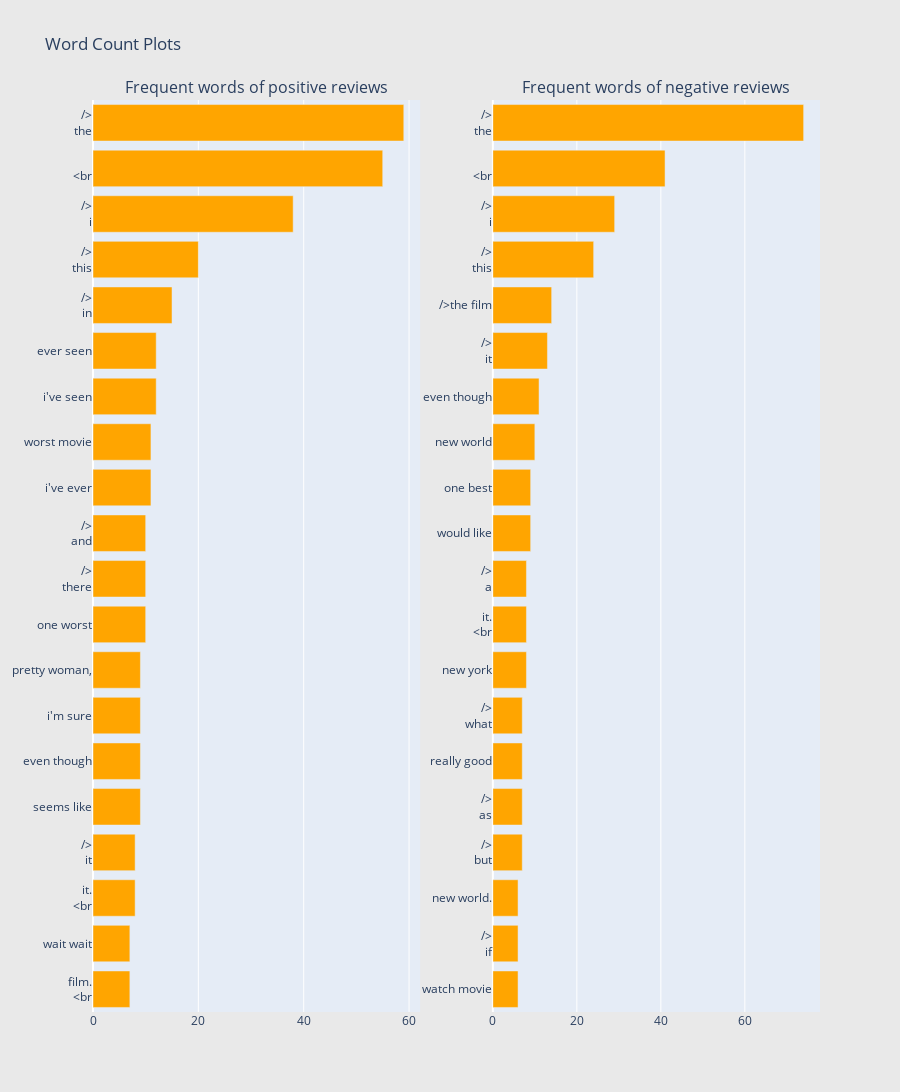
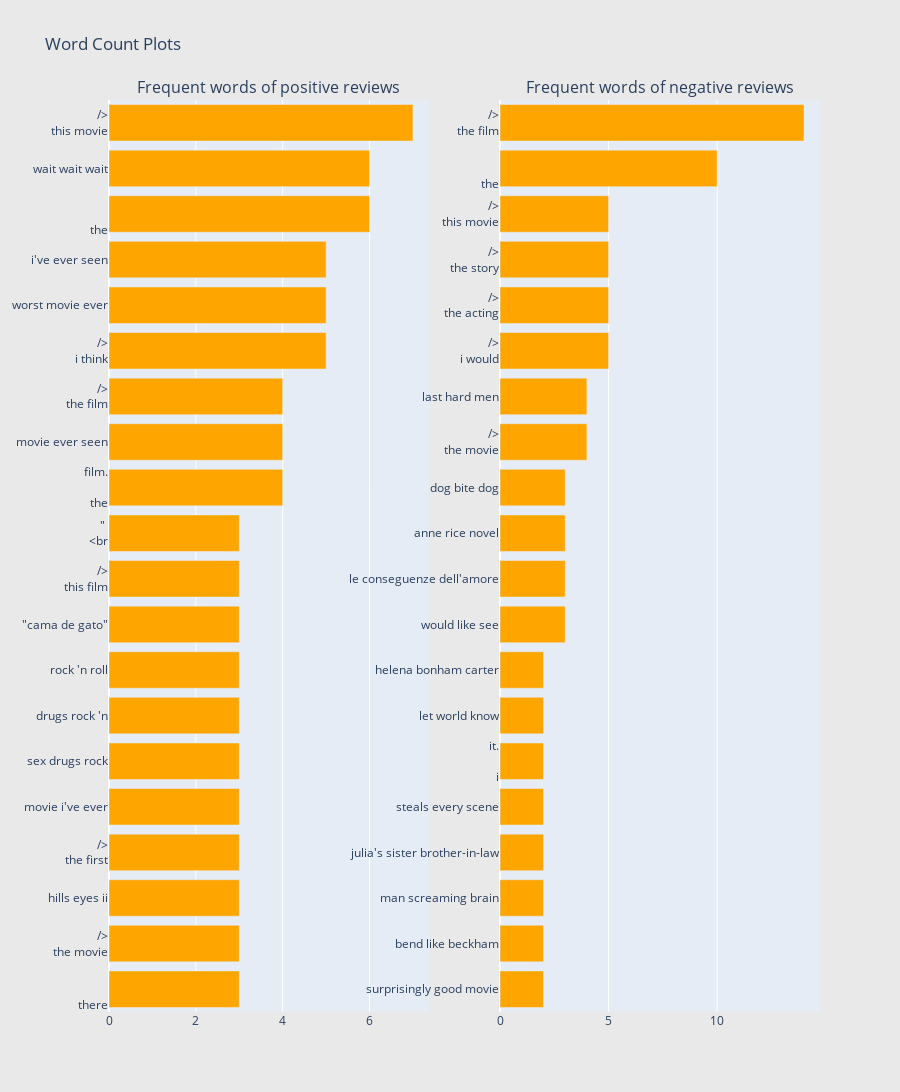

The code cell stored with these charts, in order, in its notebook:
### Markdown cell above
## Statistical Analysis-II

In this context , we will be exploring further into the analysis part. This would allow us to have a better idea which part of the data requires removal and which part can be transformed before applying any model on it.

Here we will be looking into:

- [Gram Statistics](https://albertauyeung.github.io/2018/06/03/generating-ngrams.html)

Gram analysis is an essential tool which forms the base of preparing a common bag of words model containing relevant data. This process implies that we are taking into consideration which words are present in conjunction with other words with a maximum frequency in the dataset. Grams can be n-ary implying that we can have many gram analysis taking n-words together.For example: a Ternary Gram Analysis(Tri-gram) includes analysing sentences which have 3 words occuring together at a higher frequency.

A detailed image of a ternary gram analysis using a famous example is provided:

<img src="https://miro.medium.com/max/536/1*vZhxrBkCz-yN_rzZBqSKiA.png">

Another example is also provided:


<img src="https://images.deepai.org/glossary-terms/867de904ba9b46869af29cead3194b6c/8ARA1.png">

### Code cell
#Gram analysis on Training set- Bigram and Trigram
stopword=set(stopwords.words('english'))
def gram_analysis(data,gram):
    tokens=[t for t in data.lower().split(" ") if t!="" if t not in stopword]
    ngrams=zip(*[tokens[i:] for i in range(gram)])
    final_tokens=[" ".join(z) for z in ngrams]
    return final_tokens


#Create frequency grams for analysis
    
def create_dict(data,grams):
    freq_dict=defaultdict(int)
    for sentence in data:
        for tokens in gram_analysis(sentence,grams):
            freq_dict[tokens]+=1
    return freq_dict

def horizontal_bar_chart(df, color):
    trace = go.Bar(
        y=df["n_gram_words"].values[::-1],
        x=df["n_gram_frequency"].values[::-1],
        showlegend=False,
        orientation = 'h',
        marker=dict(
            color=color,
        ),
    )
    return trace



def create_new_df(freq_dict,):
    freq_df=pd.DataFrame(sorted(freq_dict.items(),key=lambda z:z[1])[::-1])
    freq_df.columns=['n_gram_words','n_gram_frequency']
    #print(freq_df.head())
    #plt.barh(freq_df['n_gram_words'][:20],freq_df['n_gram_frequency'][:20],linewidth=0.3)
    #plt.show()
    trace=horizontal_bar_chart(freq_df[:20],'orange')
    return trace
    
def plot_grams(trace_zero,trace_one):
    fig = tools.make_subplots(rows=1, cols=2, vertical_spacing=0.04,
                          subplot_titles=["Frequent words of positive reviews", 
                                          "Frequent words of negative reviews"])
    fig.append_trace(trace_zero, 1, 1)
    fig.append_trace(trace_ones, 1, 2)
    fig['layout'].update(height=1200, width=900, paper_bgcolor='rgb(233,233,233)', title="Word Count Plots")
    py.iplot(fig, filename='word-plots')
    
    
train_df_zero=count_bad['review']
train_df_ones=count_good['review']

print("Bi-gram analysis")
freq_train_df_zero=create_dict(train_df_zero[:200],2)
#print(freq_train_df_zero)
trace_zero=create_new_df(freq_train_df_zero)
freq_train_df_ones=create_dict(train_df_ones[:200],2)
#print(freq_train_df_zero)
trace_ones=create_new_df(freq_train_df_ones)
plot_grams(trace_zero,trace_ones)
print("Tri-gram analysis")
freq_train_df_zero=create_dict(train_df_zero[:200],3)
#print(freq_train_df_zero)
trace_zero=create_new_df(freq_train_df_zero)
freq_train_df_ones=create_dict(train_df_ones[:200],3)
#print(freq_train_df_zero)
trace_ones=create_new_df(freq_train_df_ones)
plot_grams(trace_zero,trace_ones)

### Figure 1 — Plotly figure (JSON) as saved in the notebook; plotly's stock layout.template omitted (floating-point values rounded to 4 significant figures)
{"data": [{"marker": {"color": "orange"}, "orientation": "h", "showlegend": false, "type": "bar", "x": [7, 7, 8, 8, 9, 9, 9, 9, 10, 10, 10, 11, 11, 12, 12, 15, 20, 38, 55, 59], "xaxis": "x", "y": ["film.<br /><br", "wait wait", "it.<br /><br", "/><br />it", "seems like", "even though", "i'm sure", "pretty woman,", "one worst", "/><br />there", "/><br />and", "i've ever", "worst movie", "i've seen", "ever seen", "/><br />in", "/><br />this", "/><br />i", "<br /><br", "/><br />the"], "yaxis": "y"}, {"marker": {"color": "orange"}, "orientation": "h", "showlegend": false, "type": "bar", "x": [6, 6, 6, 7, 7, 7, 7, 8, 8, 8, 9, 9, 10, 11, 13, 14, 24, 29, 41, 74], "xaxis": "x2", "y": ["watch movie", "/><br />if", "new world.", "/><br />but", "/><br />as", "really good", "/><br />what", "new york", "it.<br /><br", "/><br />a", "would like", "one best", "new world", "even though", "/><br />it", "/>the film", "/><br />this", "/><br />i", "<br /><br", "/><br />the"], "yaxis": "y2"}], "layout": {"annotations": [{"font": {"size": 16}, "showarrow": false, "text": "Frequent words of positive reviews", "x": 0.225, "xanchor": "center", "xref": "paper", "y": 1, "yanchor": "bottom", "yref": "paper"}, {"font": {"size": 16}, "showarrow": false, "text": "Frequent words of negative reviews", "x": 0.775, "xanchor": "center", "xref": "paper", "y": 1, "yanchor": "bottom", "yref": "paper"}], "height": 1200, "paper_bgcolor": "rgb(233,233,233)", "title": {"text": "Word Count Plots"}, "width": 900, "xaxis": {"anchor": "y", "domain": [0, 0.45]}, "xaxis2": {"anchor": "y2", "domain": [0.55, 1]}, "yaxis": {"anchor": "x", "domain": [0, 1]}, "yaxis2": {"anchor": "x2", "domain": [0, 1]}}}

### Figure 2 — Plotly figure (JSON) as saved in the notebook; plotly's stock layout.template omitted (floating-point values rounded to 4 significant figures)
{"data": [{"marker": {"color": "orange"}, "orientation": "h", "showlegend": false, "type": "bar", "x": [3, 3, 3, 3, 3, 3, 3, 3, 3, 3, 3, 4, 4, 4, 5, 5, 5, 6, 6, 7], "xaxis": "x", "y": ["<br /><br />there", "/><br />the movie", "hills eyes ii", "/><br />the first", "movie i've ever", "sex drugs rock", "drugs rock 'n", "rock 'n roll", "\"cama de gato\"", "/><br />this film", "\" <br /><br", "film.<br /><br />the", "movie ever seen", "/><br />the film", "/><br />i think", "worst movie ever", "i've ever seen", "<br /><br />the", "wait wait wait", "/><br />this movie"], "yaxis": "y"}, {"marker": {"color": "orange"}, "orientation": "h", "showlegend": false, "type": "bar", "x": [2, 2, 2, 2, 2, 2, 2, 2, 3, 3, 3, 3, 4, 4, 5, 5, 5, 5, 10, 14], "xaxis": "x2", "y": ["surprisingly good movie", "bend like beckham", "man screaming brain", "julia's sister brother-in-law", "steals every scene", "it.<br /><br />i", "let world know", "helena bonham carter", "would like see", "le conseguenze dell'amore", "anne rice novel", "dog bite dog", "/><br />the movie", "last hard men", "/><br />i would", "/><br />the acting", "/><br />the story", "/><br />this movie", "<br /><br />the", "/><br />the film"], "yaxis": "y2"}], "layout": {"annotations": [{"font": {"size": 16}, "showarrow": false, "text": "Frequent words of positive reviews", "x": 0.225, "xanchor": "center", "xref": "paper", "y": 1, "yanchor": "bottom", "yref": "paper"}, {"font": {"size": 16}, "showarrow": false, "text": "Frequent words of negative reviews", "x": 0.775, "xanchor": "center", "xref": "paper", "y": 1, "yanchor": "bottom", "yref": "paper"}], "height": 1200, "paper_bgcolor": "rgb(233,233,233)", "title": {"text": "Word Count Plots"}, "width": 900, "xaxis": {"anchor": "y", "domain": [0, 0.45]}, "xaxis2": {"anchor": "y2", "domain": [0.55, 1]}, "yaxis": {"anchor": "x", "domain": [0, 1]}, "yaxis2": {"anchor": "x2", "domain": [0, 1]}}}
